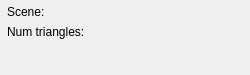
<?xml version="1.0" encoding="UTF-8"?>
<ui version="4.0">
 <class>SceneDock</class>
 <widget class="QDockWidget" name="SceneDock">
  <property name="geometry">
   <rect>
    <x>0</x>
    <y>0</y>
    <width>250</width>
    <height>75</height>
   </rect>
  </property>
  <property name="minimumSize">
   <size>
    <width>250</width>
    <height>75</height>
   </size>
  </property>
  <property name="maximumSize">
   <size>
    <width>250</width>
    <height>75</height>
   </size>
  </property>
  <property name="windowTitle">
   <string>Scene</string>
  </property>
  <widget class="QWidget" name="dockWidgetContents">
   <layout class="QVBoxLayout" name="verticalLayout">
    <property name="leftMargin">
     <number>7</number>
    </property>
    <property name="topMargin">
     <number>5</number>
    </property>
    <property name="rightMargin">
     <number>5</number>
    </property>
    <property name="bottomMargin">
     <number>5</number>
    </property>
    <item>
     <layout class="QFormLayout" name="formLayout">
      <property name="fieldGrowthPolicy">
       <enum>QFormLayout::AllNonFixedFieldsGrow</enum>
      </property>
      <property name="rowWrapPolicy">
       <enum>QFormLayout::WrapLongRows</enum>
      </property>
      <property name="topMargin">
       <number>0</number>
      </property>
      <item row="0" column="0">
       <widget class="QLabel" name="label_2">
        <property name="text">
         <string>Scene:</string>
        </property>
       </widget>
      </item>
      <item row="0" column="1">
       <widget class="QLabel" name="sceneNameLabel">
        <property name="focusPolicy">
         <enum>Qt::NoFocus</enum>
        </property>
        <property name="text">
         <string/>
        </property>
        <property name="textFormat">
         <enum>Qt::PlainText</enum>
        </property>
        <property name="scaledContents">
         <bool>false</bool>
        </property>
        <property name="alignment">
         <set>Qt::AlignLeading|Qt::AlignLeft|Qt::AlignVCenter</set>
        </property>
        <property name="wordWrap">
         <bool>true</bool>
        </property>
       </widget>
      </item>
      <item row="1" column="0">
       <widget class="QLabel" name="label">
        <property name="text">
         <string>Num triangles:</string>
        </property>
       </widget>
      </item>
      <item row="1" column="1">
       <widget class="QLabel" name="numTrianglesLabel">
        <property name="text">
         <string/>
        </property>
       </widget>
      </item>
     </layout>
    </item>
    <item>
     <spacer name="verticalSpacer">
      <property name="orientation">
       <enum>Qt::Vertical</enum>
      </property>
      <property name="sizeHint" stdset="0">
       <size>
        <width>20</width>
        <height>40</height>
       </size>
      </property>
     </spacer>
    </item>
   </layout>
  </widget>
 </widget>
 <resources/>
 <connections/>
</ui>
